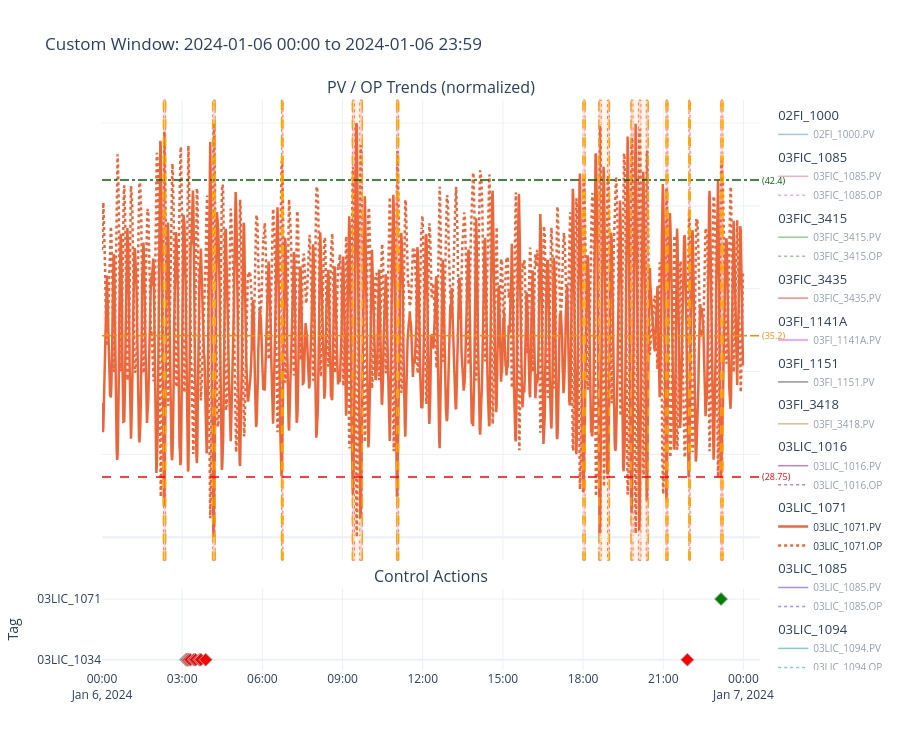

The notebook cell saved with this chart:
### Code cell
# ── Custom time window plot ──
# Specify start and end timestamps below
START_TIME = '2024-01-06 00:00'
END_TIME   = '2024-01-06 23:59'

start_ts = pd.Timestamp(START_TIME)
end_ts = pd.Timestamp(END_TIME)

# Find alarm clusters that overlap with this window
overlapping_alarms = []
overlapping_clusters = []
for cid, cdata in cluster_info.items():
    c_start = cdata['cluster_start']
    c_end = cdata['cluster_end']
    if c_start <= end_ts and c_end >= start_ts:
        overlapping_clusters.append((cid, c_start, c_end))
        for alarm_start, alarm_end, ep_num in cdata['alarms']:
            if alarm_start <= end_ts and alarm_end >= start_ts:
                overlapping_alarms.append((alarm_start, alarm_end, ep_num))

# Get control actions from raw events (not the clustered Excel)
window_actions = raw_change_events[
    (raw_change_events['VT_Start'] >= start_ts) & (raw_change_events['VT_Start'] <= end_ts)
].copy()

if len(window_actions) > 0:
    # Compute action_direction from Value vs PrevValue
    _val_num = pd.to_numeric(window_actions['Value'], errors='coerce')
    _prev_num = pd.to_numeric(window_actions['PrevValue'], errors='coerce')
    window_actions['action_direction'] = np.where(
        _val_num > _prev_num, 'increase',
        np.where(_val_num < _prev_num, 'decrease', 'no_change'))

    # Compute action_timing relative to overlapping clusters (if any)
    def get_timing(ts):
        for _, c_start, c_end in overlapping_clusters:
            if ts < c_start:
                return 'before'
            elif ts > c_end:
                return 'after'
            else:
                return 'during'
        return 'no_cluster'
    window_actions['action_timing'] = window_actions['VT_Start'].apply(get_timing)
else:
    window_actions = None

print(f'Window: {start_ts} to {end_ts}')
print(f'Overlapping clusters: {len(overlapping_clusters)}, Individual alarms: {len(overlapping_alarms)}')
print(f'Control actions in window (from raw events): {len(window_actions) if window_actions is not None else 0}')

target_limits = {'lower': TARGET_PV_LOWER, 'upper': TARGET_PV_UPPER, 'alarm': TARGET_ALARM_LIMIT}
fig = create_window_plot(
    start_ts, end_ts, op_pv_data_df, ordered_tags, base_colors,
    title=f'Custom Window: {START_TIME} to {END_TIME}',
    actions=window_actions,
    cluster_regions=overlapping_clusters if overlapping_clusters else None,
    alarm_regions=overlapping_alarms if overlapping_alarms else None,
    target_limits=target_limits)

if fig is not None:
    fig.show()
